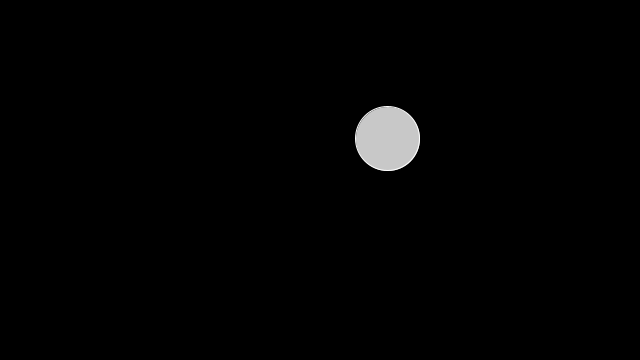
Frame 1 (no input)
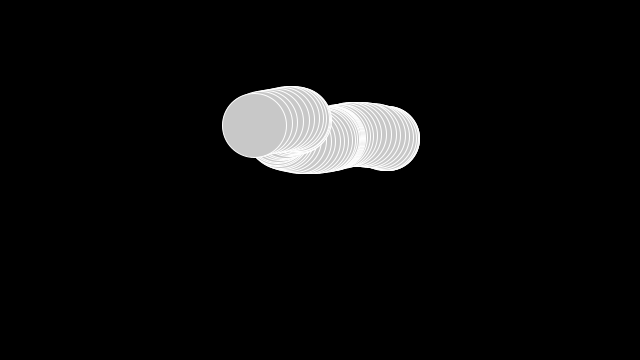
Frame 60 (the mouse pressed at the canvas centre just before this capture)
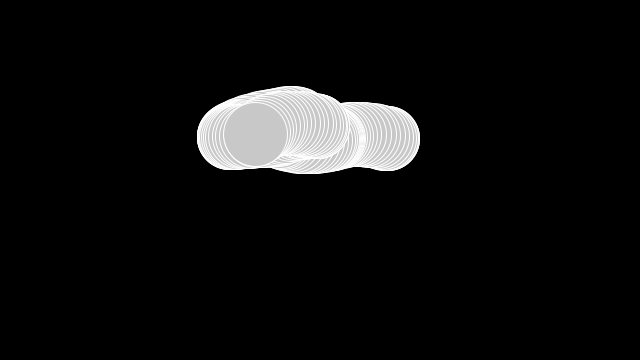
Frame 120 (the mouse held since frame 60 and released just before this capture)

The Processing sketch that drew these frames (run headless with seeded random() and noise(); from frame 60 on, the mouse is pressed at the canvas centre):

// Processing sketch: processing_179492
// ── processing_179492.pde

float xoff = 0.0;
float xincrement = 0.01; 
float yoff = 50.0;
float yincrement = 0.01; 

void setup() {
  size(640, 360);
  background(0);
  noStroke();
}

void draw()
{
  
  float x = noise(xoff)*width;
  float y = noise(yoff)*height;
  
  xoff += xincrement;
  yoff += yincrement;
  
  fill(200);
  stroke(255);
  ellipse(x,y, 64, 64);
}
